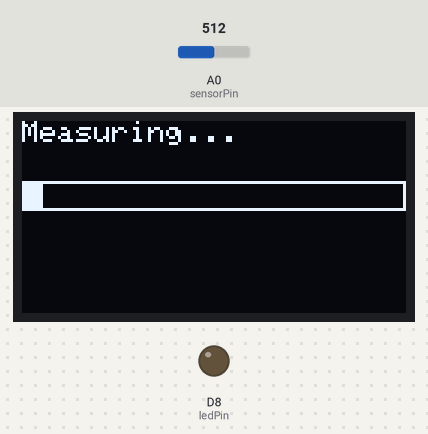
Bench run of a sketch on a simulated ESP8266 (NodeMCU). On the bench: 128×64 one-colour display, output pins drawn as LEDs (lit = HIGH). The test bench sets the inputs (shaded band); at power-on: A0 (sensorPin) = 512. WiFi joins after 1.5 s; servers stay silent unless stated; what the sketch prints to the serial monitor is not drawn.

Above: at 2.7 s.
2.8 s: A0 (sensorPin) set to 570
4.3 s: A0 (sensorPin) set to 595
At 4.54 s:
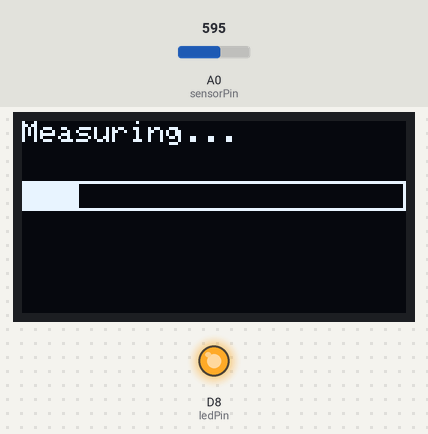
At 23.0 s:
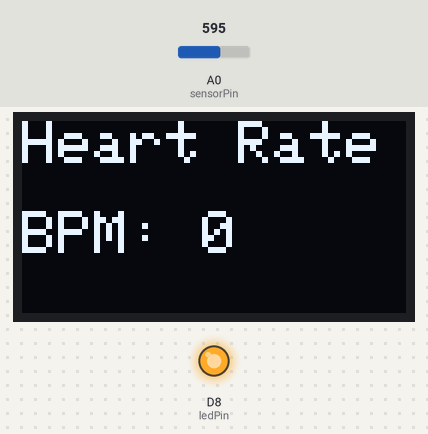
Timing chart, 0 to 24.5 s (numbered marks = the images above; inputs shaded):
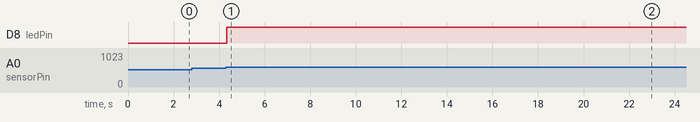

The sketch:

Heartratecode.ino
```cpp
#include <SPI.h>
#include <Wire.h>
#include <Adafruit_GFX.h>
#include <Adafruit_SSD1306.h>
#include <ESP8266WiFi.h>
#include <ThingSpeak.h>

Adafruit_SSD1306 display(128, 64, &Wire);

// -------- WiFi --------
const char* ssid = "ESP_TEST";
const char* password = "123456789";

// -------- ThingSpeak --------
WiFiClient client;
unsigned long channelID = 3263806;
const char* writeAPIKey = "76P4WTT1W9CR9Y9K";

// -------- Sensor --------
const int sensorPin = A0;
const int ledPin = D8;

// -------- Thresholds --------
int threshold = 580;
int resetThreshold = 550;

// -------- Timing --------
unsigned long lastSampleTime = 0;
unsigned long measureStartTime = 0;
unsigned long lastBeatTime = 0;
unsigned long restartTimer = 0;

const unsigned long sampleInterval = 50;
const unsigned long measureDuration = 20000;   // 20 sec
const unsigned long restartDelay = 30000;      // ✅ 30 seconds
const unsigned long minBeatInterval = 300;

// -------- Variables --------
int sensorValue;
bool pulseDetected = false;
bool measurementDone = false;

int beatIntervals[5];
int beatIndex = 0;
int bpm = 0;

void setup() {
  Serial.begin(115200);
  pinMode(ledPin, OUTPUT);

  display.begin(SSD1306_SWITCHCAPVCC, 0x3C);
  display.clearDisplay();
  display.setTextColor(WHITE);

  WiFi.begin(ssid, password);
  while (WiFi.status() != WL_CONNECTED) delay(300);

  ThingSpeak.begin(client);
  startMeasurement();
}

void startMeasurement() {
  measureStartTime = millis();
  lastBeatTime = 0;
  beatIndex = 0;
  bpm = 0;
  measurementDone = false;

  display.clearDisplay();
  display.setTextSize(2);
  display.setCursor(0, 20);
  display.println("Measuring");
  display.display();
}

void loop() {
  unsigned long currentMillis = millis();

  // -------- AUTO RESTART AFTER 30 SECONDS --------
  if (measurementDone && (currentMillis - restartTimer >= restartDelay)) {
    startMeasurement();
  }

  if (measurementDone) return;

  // -------- SENSOR SAMPLING --------
  if (currentMillis - lastSampleTime >= sampleInterval) {
    lastSampleTime = currentMillis;
    sensorValue = analogRead(sensorPin);

    if (sensorValue > threshold && !pulseDetected &&
        (currentMillis - lastBeatTime > minBeatInterval)) {

      pulseDetected = true;
      digitalWrite(ledPin, HIGH);

      if (lastBeatTime > 0 && beatIndex < 5) {
        beatIntervals[beatIndex++] = currentMillis - lastBeatTime;
      }
      lastBeatTime = currentMillis;
    }

    if (sensorValue < resetThreshold) {
      pulseDetected = false;
      digitalWrite(ledPin, LOW);
    }
  }

  // -------- PROGRESS BAR --------
  int progress = map(currentMillis - measureStartTime, 0, measureDuration, 0, 128);
  display.clearDisplay();
  display.setTextSize(1);
  display.setCursor(0, 0);
  display.println("Measuring...");
  display.drawRect(0, 20, 128, 10, WHITE);
  display.fillRect(0, 20, progress, 10, WHITE);
  display.display();

  // -------- BPM CALCULATION --------
  if (currentMillis - measureStartTime >= measureDuration) {

    long sum = 0;
    for (int i = 0; i < beatIndex; i++) sum += beatIntervals[i];

    if (beatIndex > 0) {
      long avgInterval = sum / beatIndex;
      bpm = 60000 / avgInterval;
    }

    display.clearDisplay();
    display.setTextSize(2);
    display.setCursor(0, 0);
    display.println("Heart Rate");
    display.setCursor(0, 30);
    display.print("BPM: ");
    display.print(bpm);
    display.display();

    ThingSpeak.writeField(channelID, 1, bpm, writeAPIKey);

    Serial.print("Stable BPM: ");
    Serial.println(bpm);

    measurementDone = true;
    restartTimer = currentMillis;
  }
}
```

Measured:
- the behaviour switches between 580 and 581 on A0 (sensorPin) (found by bisection; images 0 and 1)
- after the input at 4.3 s, D8 (ledPin): LOW → HIGH at once
